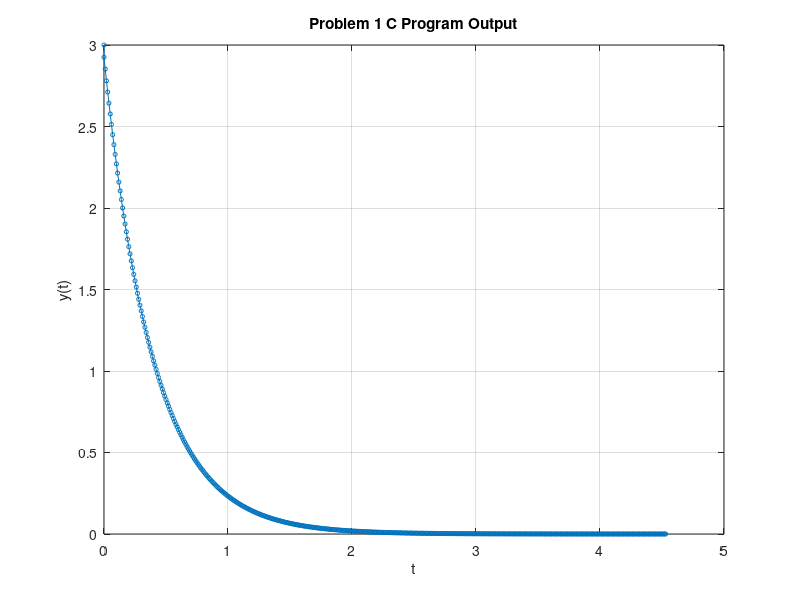

This figure's MATLAB source:
data = load('./prog_sol_1.txt');
x = data(:,1);
y = data(:,2);

plot(x,y,'o-','MarkerSize', 3)
xlabel('t')
ylabel('y(t)')
title('Problem 1 C Program Output')
grid on;

saveas(gcf,'./c_solve_1.png');
